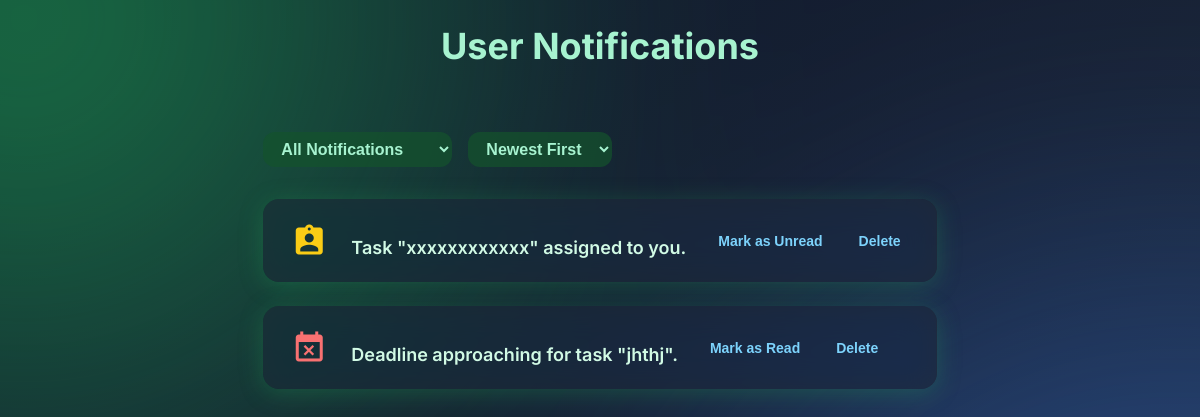
Page /user_notify/ (signed in) on the earlier database version.
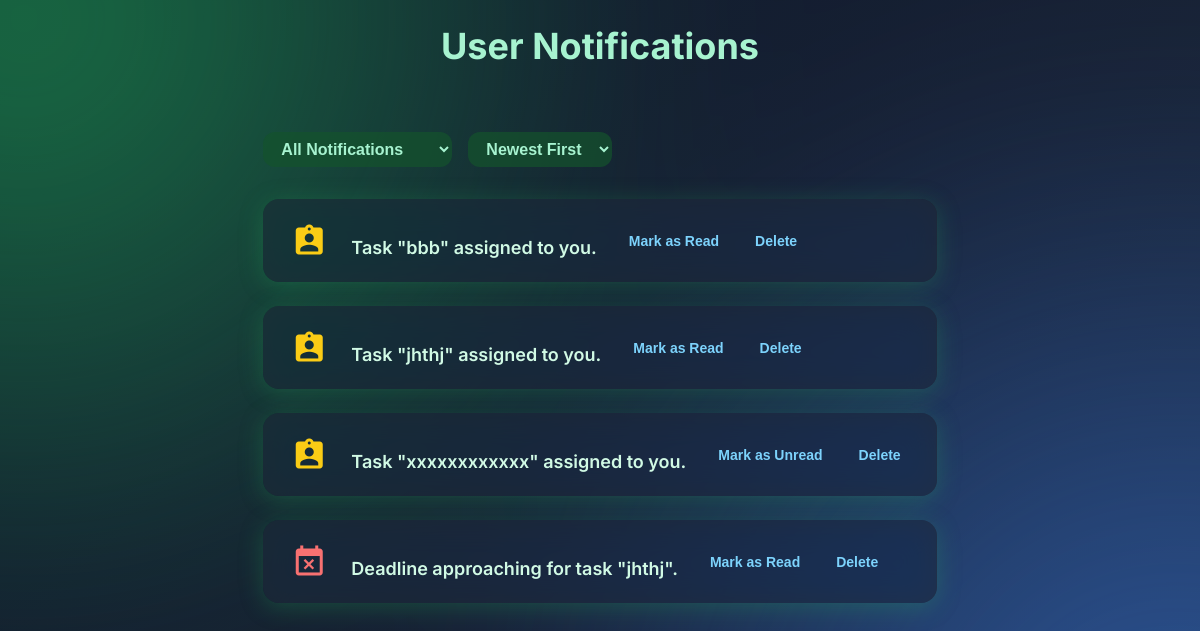
Same page on the later database version.
### taskflowapp/models.py (models this page shows, shortened)
class Notification(models.Model):
    NOTIFICATION_TYPES = [
        ('assignment', 'Assignment'),
        ('deadline', 'Deadline'),
    ]
    user = models.ForeignKey(User, on_delete=models.CASCADE)
    message = models.TextField()
    type = models.CharField(max_length=20, choices=NOTIFICATION_TYPES)
    timestamp = models.DateTimeField(auto_now_add=True)
    is_read = models.BooleanField(default=False)

### taskflowapp/views.py (the view)
# urls.py: path('user_notify/',views.user_notify,name='user_notify_page'),
def user_notify(request):
    user_id = request.session.get('user_id')
    if not user_id:
        messages.error(request, "You must be logged in to view notifications.")
        return redirect('user_login')
    try:
        user = User.objects.get(id=user_id)
    except User.DoesNotExist:
        messages.error(request, "User not found.")
        return redirect('user_login')
    notifications = Notification.objects.filter(user=user).order_by('-timestamp')
    return render(request, 'user_notification_page.html', {
        'notifications': notifications,
        'user': user
    })

### taskflowapp/templates/user_notification_page.html (shortened to what this page needs)
{% load static %}
{% load humanize %}
<!DOCTYPE html>
<html lang="en">
<head>
  <link rel="stylesheet" href="{% static 'CSS/user_notification.css' %}" />
</head>
<body>
  <header>User Notifications</header>
  <main class="container">
    <div class="filters-bar">
      <select class="filter-select" id="filterType" aria-label="Filter notifications by type" onchange="filterNotifications()">
        <option value="all">All Notifications</option>
      </select>
      <select class="filter-select" id="sortOrder" aria-label="Sort notifications" onchange="sortNotifications()">
        <option value="newest">Newest First</option>
      </select>
    </div>
    <section id="notificationsList" class="notifications-list" aria-live="polite" aria-relevant="additions">
      {% if notifications %}
        {% for n in notifications %}
          <article class="notification-card" tabindex="0" data-type="{{ n.type }}" data-time="{{ n.created_at.timestamp }}">
            <div class="icon-container {% if n.type == 'assignment' %}icon-assignment{% elif n.type == 'deadline' %}icon-deadline{% endif %}">
            </div>
            <div class="message-container">
              <p class="notification-message">{{ n.message }}</p>
            </div>
            <div class="actions">
              <form method="post" action="{% url 'mark_notification_read' n.id %}">
                <button type="submit" class="action-btn">
                  {% if n.is_read %}Mark as Unread{% else %}Mark as Read{% endif %}
                </button>
              </form>
              <form method="post" action="{% url 'delete_notification' n.id %}">
                <button type="submit" class="action-btn">Delete</button>
              </form>
            </div>
          </article>
        {% endfor %}
      {% else %}
        <div id="noNotifications" class="no-notifications">No notifications found.</div>
      {% endif %}
    </section>
  </main>
</body>
</html>

Differences in the rows shown:
added Notification: message "Task \"bbb\" assigned to you.", is_read "Mark as Read"
added Notification: message "Task \"jhthj\" assigned to you.", is_read "Mark as Read"
